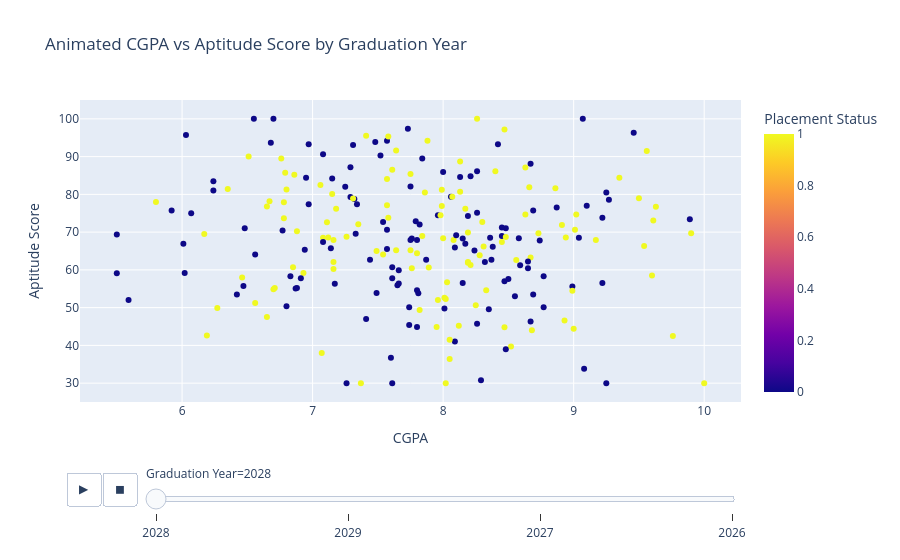

Notebook code for this chart:
### Code cell
import plotly.express as px
import pandas as pd

# Create a copy for the animation
anim_df = df.copy()

# Convert graduation year to numeric and remove missing years
anim_df["Graduation_Year"] = pd.to_numeric(
    anim_df["Graduation_Year"], errors="coerce"
)
anim_df = anim_df.dropna(subset=["Graduation_Year"])

anim_df["Graduation_Year"] = anim_df["Graduation_Year"].astype(int)

# Sort graduation years
years = sorted(anim_df["Graduation_Year"].unique().tolist())

if len(years) > 0:
    fig5 = px.scatter(
        anim_df,
        x="CGPA",
        y="Aptitude_Score",
        color="Placed",
        animation_frame="Graduation_Year",
        hover_data=["Student_ID", "Branch"],
        title="Animated CGPA vs Aptitude Score by Graduation Year",
        labels={
            "CGPA": "CGPA",
            "Aptitude_Score": "Aptitude Score",
            "Placed": "Placement Status",
            "Graduation_Year": "Graduation Year"
        }
    )

    fig5.show()
else:
    print("No valid graduation years are available for animation.")

### Figure 1 — Plotly figure (JSON) as saved in the notebook; plotly's stock layout.template omitted (floating-point values rounded to 4 significant figures; data arrays with more than 128 entries replaced by an {"elided": "..."} marker saying what was removed)
{"data": [{"customdata": {"elided": "240x2 str values"}, "hovertemplate": "Graduation Year=2028<br>CGPA=%{x}<br>Aptitude Score=%{y}<br>Student_ID=%{customdata[0]}<br>Branch=%{customdata[1]}<br>Placement Status=%{marker.color}<extra></extra>", "legendgroup": "", "marker": {"color": {"elided": "240 int values"}, "coloraxis": "coloraxis", "symbol": "circle"}, "mode": "markers", "name": "", "orientation": "v", "showlegend": false, "type": "scatter", "x": {"elided": "240 float values"}, "xaxis": "x", "y": {"elided": "240 float values"}, "yaxis": "y"}], "layout": {"coloraxis": {"colorbar": {"title": {"text": "Placement Status"}}, "colorscale": [[0, "#0d0887"], [0.1111, "#46039f"], [0.2222, "#7201a8"], [0.3333, "#9c179e"], [0.4444, "#bd3786"], [0.5556, "#d8576b"], [0.6667, "#ed7953"], [0.7778, "#fb9f3a"], [0.8889, "#fdca26"], [1, "#f0f921"]]}, "legend": {"tracegroupgap": 0}, "sliders": [{"active": 0, "currentvalue": {"prefix": "Graduation Year="}, "len": 0.9, "pad": {"b": 10, "t": 60}, "steps": [{"args": [["2028"], {"frame": {"duration": 0, "redraw": false}, "fromcurrent": true, "mode": "immediate", "transition": {"duration": 0, "easing": "linear"}}], "label": "2028", "method": "animate"}, {"args": [["2029"], {"frame": {"duration": 0, "redraw": false}, "fromcurrent": true, "mode": "immediate", "transition": {"duration": 0, "easing": "linear"}}], "label": "2029", "method": "animate"}, {"args": [["2027"], {"frame": {"duration": 0, "redraw": false}, "fromcurrent": true, "mode": "immediate", "transition": {"duration": 0, "easing": "linear"}}], "label": "2027", "method": "animate"}, {"args": [["2026"], {"frame": {"duration": 0, "redraw": false}, "fromcurrent": true, "mode": "immediate", "transition": {"duration": 0, "easing": "linear"}}], "label": "2026", "method": "animate"}], "x": 0.1, "xanchor": "left", "y": 0, "yanchor": "top"}], "title": {"text": "Animated CGPA vs Aptitude Score by Graduation Year"}, "updatemenus": [{"buttons": [{"args": [null, {"frame": {"duration": 500, "redraw": false}, "fromcurrent": true, "mode": "immediate", "transition": {"duration": 500, "easing": "linear"}}], "label": "&#9654;", "method": "animate"}, {"args": [[null], {"frame": {"duration": 0, "redraw": false}, "fromcurrent": true, "mode": "immediate", "transition": {"duration": 0, "easing": "linear"}}], "label": "&#9724;", "method": "animate"}], "direction": "left", "pad": {"r": 10, "t": 70}, "showactive": false, "type": "buttons", "x": 0.1, "xanchor": "right", "y": 0, "yanchor": "top"}], "xaxis": {"anchor": "y", "domain": [0, 1], "title": {"text": "CGPA"}}, "yaxis": {"anchor": "x", "domain": [0, 1], "title": {"text": "Aptitude Score"}}}}
